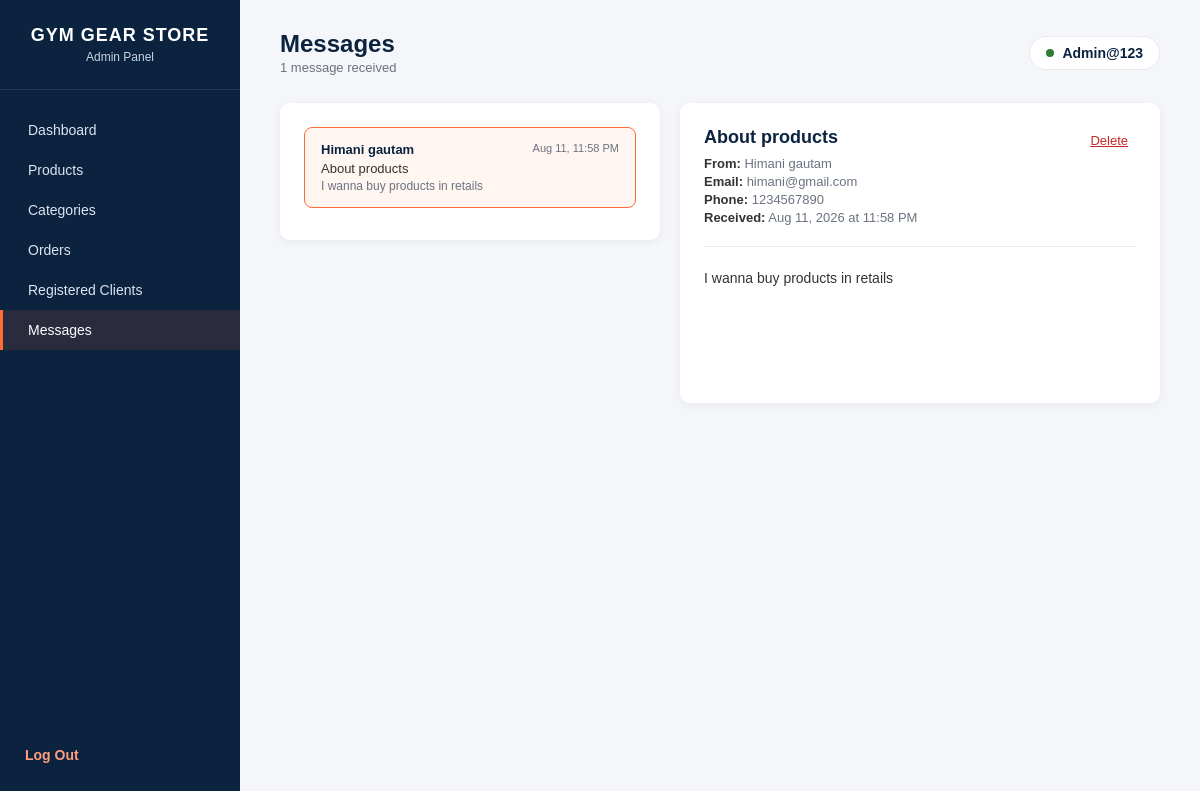
Page /Admin/manage_messages.php?view=1 (signed in) on the committed database.
### tables this page shows
CREATE TABLE `contact_messages` (
  `message_id` int NOT NULL AUTO_INCREMENT,
  `full_name` varchar(100) DEFAULT NULL,
  `email` varchar(100) DEFAULT NULL,
  `subject` varchar(100) DEFAULT NULL,
  `message` text,
  `sent_at` timestamp NULL DEFAULT CURRENT_TIMESTAMP,
  `phone` varchar(20) DEFAULT NULL,
  PRIMARY KEY (`message_id`)
);

### Admin/manage_messages.php (the view, shortened to what this page needs)
<?php
require '../db_connect.php';
$messages = [];
try {
    $stmt = $pdo->query("SELECT message_id, full_name, email, phone, subject, message, sent_at FROM contact_messages ORDER BY sent_at DESC");
    $messages = $stmt->fetchAll(PDO::FETCH_ASSOC);
} catch (PDOException $e) {
    $messages = [];
}
$viewId = $_GET['view'] ?? '';
$activeMessage = null;
foreach ($messages as $m) {
    if ((string)$m['message_id'] === (string)$viewId) {
        $activeMessage = $m;
        break;
    }
}
?>
<!DOCTYPE html>
<html lang="en">
<head>
<link rel="stylesheet" href="assets/admin.css">
</head>
<body>
<div class="sidebar">
    <div class="brand">
        <h2>GYM GEAR STORE</h2>
        <span>Admin Panel</span>
    </div>
    <nav>
        <ul>
            <li><a href="admin_dashboard.php">Dashboard</a></li>
            <li><a href="../Products/manage_products.php">Products</a></li>
            <li><a href="../Categories/manage_categories.php">Categories</a></li>
            <li><a href="manage_orders.php">Orders</a></li>
            <li><a href="manage_clients.php">Registered Clients</a></li>
            <li><a href="manage_messages.php" class="active">Messages</a></li>
        </ul>
    </nav>
    <div class="logout-link">
        <a href="logout.php">Log Out</a>
    </div>
</div>
<div class="main">
    <div class="topbar">
        <div>
            <h1>Messages</h1>
            <div class="date"><?= count($messages) ?> message<?= count($messages) === 1 ? '' : 's' ?> received</div>
        </div>
        <div class="admin-chip">
            <span class="dot"></span>
            <?= htmlspecialchars($_SESSION['admin_name']) ?>
        </div>
    </div>
    <div class="msg-layout">
        <div class="panel msg-list">
            <?php if (empty($messages)): ?>
                <div class="empty-row">No messages yet.</div>
            <?php else: ?>
                <?php foreach ($messages as $m): ?>
                    <a class="msg-row <?= $activeMessage && $activeMessage['message_id'] === $m['message_id'] ? 'active' : '' ?>"
                       href="manage_messages.php?view=<?= $m['message_id'] ?>">
                        <div class="row-top">
                            <span class="name"><?= htmlspecialchars($m['full_name']) ?></span>
                            <span class="time"><?= date('M j, g:i A', strtotime($m['sent_at'])) ?></span>
                        </div>
                        <div class="subject"><?= htmlspecialchars($m['subject']) ?></div>
                        <div class="preview"><?= htmlspecialchars(mb_strimwidth($m['message'], 0, 60, '...')) ?></div>
                    </a>
                <?php endforeach; ?>
            <?php endif; ?>
        </div>
        <div class="panel msg-detail">
            <?php if (!$activeMessage): ?>
                <div class="msg-empty-state">Select a message on the left to read it.</div>
            <?php else: ?>
                <div class="detail-head">
                    <div>
                        <h2><?= htmlspecialchars($activeMessage['subject']) ?></h2>
                        <div class="meta-line"><strong>From:</strong> <?= htmlspecialchars($activeMessage['full_name']) ?></div>
                        <div class="meta-line"><strong>Email:</strong> <?= htmlspecialchars($activeMessage['email']) ?></div>
                        <?php if (!empty($activeMessage['phone'])): ?>
                            <div class="meta-line"><strong>Phone:</strong> <?= htmlspecialchars($activeMessage['phone']) ?></div>
                        <?php endif; ?>
                        <div class="meta-line"><strong>Received:</strong> <?= date('M j, Y \a\t g:i A', strtotime($activeMessage['sent_at'])) ?></div>
                    </div>
                    <a class="btn-icon btn-delete"
                       href="delete_message.php?id=<?= $activeMessage['message_id'] ?>"
                       onclick="return confirm('Delete this message?')">Delete</a>
                </div>
                <div class="body-text"><?= htmlspecialchars($activeMessage['message']) ?></div>
            <?php endif; ?>
        </div>
    </div>
</div>
</body>
</html>

### Admin/assets/admin.css (style rules this page uses)
:root { --navy: #0C2340; --navy-light: #16345c; --orange: #FF6B35; --orange-light: #ff9d80; --bg: #f4f6f9; --card: #ffffff; --text-muted: #6b7280; --border: #e6e9ee; --green: #2e7d32; --red: #c62828; }
* { margin: 0; padding: 0; box-sizing: border-box; }
body { font-family: Arial, Helvetica, sans-serif; background-color: var(--bg); min-height: 100vh; display: flex; color: #1f2937; }
.sidebar { width: 240px; background-color: var(--navy); color: #ffffff; min-height: 100vh; display: flex; flex-direction: column; padding: 25px 0; position: sticky; top: 0; }
.sidebar .brand { text-align: center; padding-bottom: 25px; border-bottom: 1px solid rgba(255,255,255,0.1); margin-bottom: 20px; }
.sidebar .brand h2 { font-size: 18px; letter-spacing: 1px; }
.sidebar .brand span { display: block; font-size: 12px; color: #c9d4e0; margin-top: 4px; }
.sidebar nav ul { list-style: none; }
.sidebar nav ul li a { display: flex; align-items: center; gap: 10px; padding: 12px 25px; color: #dbe4f0; text-decoration: none; font-size: 14px; border-left: 3px solid transparent; transition: background 0.15s ease, border-color 0.15s ease; }
.sidebar nav ul li a:hover, .sidebar nav ul li a.active { background-color: rgba(255,107,53,0.12); border-left: 3px solid var(--orange); color: #ffffff; }
.sidebar .logout-link { margin-top: auto; padding: 12px 25px; }
.sidebar .logout-link a { display: flex; align-items: center; gap: 10px; color: var(--orange-light); text-decoration: none; font-size: 14px; font-weight: bold; }
.main { flex: 1; padding: 30px 40px; max-width: 100%; }
.topbar { display: flex; justify-content: space-between; align-items: center; margin-bottom: 28px; flex-wrap: wrap; gap: 15px; }
.topbar h1 { color: var(--navy); font-size: 24px; }
.topbar .date { font-size: 13px; color: var(--text-muted); margin-top: 2px; }
.admin-chip { background-color: var(--card); border: 1px solid var(--border); border-radius: 30px; padding: 8px 16px; font-size: 14px; color: var(--navy); font-weight: bold; display: flex; align-items: center; gap: 8px; }
.admin-chip .dot { width: 8px; height: 8px; background-color: var(--green); border-radius: 50%; display: inline-block; }
.panel { background-color: var(--card); border-radius: 10px; padding: 24px; box-shadow: 0 2px 8px rgba(0,0,0,0.06); margin-bottom: 24px; }
.btn-icon { background: none; border: none; cursor: pointer; padding: 6px 8px; border-radius: 5px; font-size: 13px; }
.btn-delete { color: var(--red); }

### Admin/manage_messages.php (style rules this page uses)
.msg-layout { display: grid; grid-template-columns: 380px 1fr; gap: 20px; align-items: start; }
.msg-list { max-height: 620px; overflow-y: auto; }
.msg-row { display: block; padding: 14px 16px; border-radius: 8px; margin-bottom: 8px; border: 1px solid var(--border); text-decoration: none; color: inherit; }
.msg-row.active { border-color: var(--orange); background: #fff6f2; }
.msg-row .row-top { display: flex; justify-content: space-between; gap: 10px; margin-bottom: 4px; }
.msg-row .name { font-weight: bold; color: var(--navy); font-size: 13px; }
.msg-row .time { font-size: 11px; color: var(--text-muted); white-space: nowrap; }
.msg-row .subject { font-size: 13px; color: #333; margin-bottom: 3px; }
.msg-row .preview { font-size: 12px; color: var(--text-muted); overflow: hidden; text-overflow: ellipsis; white-space: nowrap; }
.msg-detail { min-height: 300px; }
.msg-detail .detail-head { display: flex; justify-content: space-between; align-items: flex-start; gap: 14px; margin-bottom: 20px; padding-bottom: 18px; border-bottom: 1px solid var(--border); }
.msg-detail h2 { font-size: 18px; color: var(--navy); margin-bottom: 8px; }
.msg-detail .meta-line { font-size: 13px; color: var(--text-muted); margin-bottom: 3px; }
.msg-detail .meta-line strong { color: #333; }
.msg-detail .body-text { font-size: 14px; line-height: 1.7; color: #333; white-space: pre-wrap; }

### rows in the picture
contact_messages: full_name "Himani gautam", sent_at "Aug 11, 11:58 PM", subject "About products", message "I wanna buy products in retails", email "himani@gmail.com", phone "1234567890", sent_at "Aug 11, 2026 at 11:58 PM"

### other values in the picture
count($messages) "1"
$_SESSION['admin_name'] "Admin@123"
